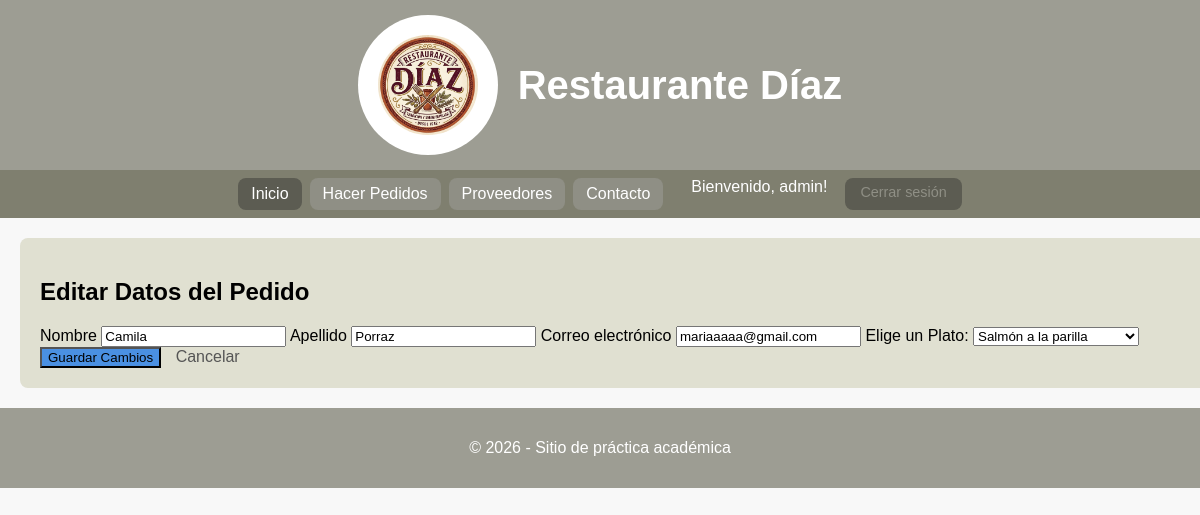
Page /editar_pedido/6 (signed in) on the committed database.
### tables this page shows
CREATE TABLE usuarios (
    id INTEGER PRIMARY KEY AUTOINCREMENT,
    nombre TEXT NOT NULL,
    apellido TEXT NOT NULL,
    email TEXT NOT NULL,
    opcion TEXT NOT NULL
        );

### paginas/edicion1.py (the view, shortened to what this page needs)
@edicion1_bp.route('/editar_pedido/<int:id>', methods=['GET', 'POST'])
def editar_pedido(id):
    conn = get_connection()
    pedido = conn.execute('SELECT * FROM usuarios WHERE id = ?', (id,)).fetchone()
    conn.close()
    return render_template('editar.html', pedido=pedido)

### app.py (called while the page is built)
@app.before_request
def require_login():
    allowed = ('login', 'register', 'static')
    if request.endpoint in allowed:
        return
    if 'username' not in session:
        return redirect(url_for('login'))

### db.py (called while the page is built)
def get_connection():
    conn = sqlite3.connect('usuarios.db')
    conn.row_factory = sqlite3.Row
    return conn

### templates/editar.html (shortened to what this page needs)
{% extends 'base.html' %}
{% block content %}
<div class="full-width">
    <div class="pedido-container">
        <h2>Editar Datos del Pedido</h2>
        <form action="{{ url_for('editar_pedido', id=pedido.id) }}" method="POST" class="pedido-form">
            <label for="nombre">Nombre</label>
            <input type="text" id="nombre" name="nombre" value="{{ pedido.nombre }}" required>
            <label for="apellido">Apellido</label>
            <input type="text" id="apellido" name="apellido" value="{{ pedido.apellido }}" required>
            <label for="email">Correo electrónico</label>
            <input type="email" id="email" name="email" value="{{ pedido.email }}" required>
            <label for="opciones">Elige un Plato:</label>
            <select id="opciones" name="opciones">
                <option value="Salmon a la parilla" {% if pedido.opcion == 'Salmon a la parilla' %}selected{% endif %}>Salmón a la parilla</option>
            </select>
            <button type="submit" style="background: #4a90e2;">Guardar Cambios</button>
            <a href="{{ url_for('index') }}" style="margin-left: 10px; color: #555; text-decoration: none;">Cancelar</a>
        </form>
    </div>
</div>
{% endblock %}

### templates/base.html (style rules this page uses)
body { font-family: Arial, sans-serif; margin: 0; padding: 0; background-color: #f8f8f8; }
div.full-width { font-style: Arial, sans-serif; width: 100%; background-color: #e0e0d1; padding: 20px; border-radius: 8px; }

### rows in the picture
usuarios: nombre "Camila", apellido "Porraz", email "mariaaaaa@gmail.com", opciones "Salmón a la parilla"

### other values in the picture
{{ session.get('username') }} "admin"
